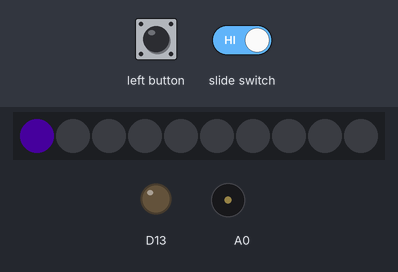
A sketch run on a simulated Adafruit Circuit Playground Express. Shown: 10 RGB LEDs in strip order, left to right, output pins drawn as LEDs (lit = HIGH), buzzer (waves = sounding). The inputs (shaded band) are chosen by the test bench. Dim RGB values are drawn brighter than linear.

Above: at 1.2 s.
1.3 s: left button pressed for 0.15 s
At 2.6 s:
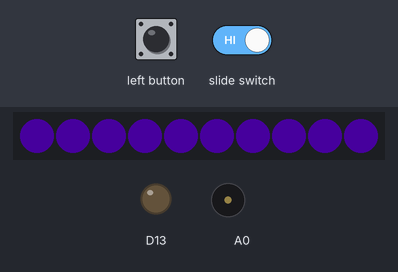
At 32.3 s:
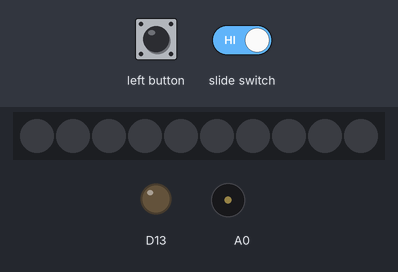
Timing chart, 0 to 32.8 s (numbered marks = the images above; inputs shaded):
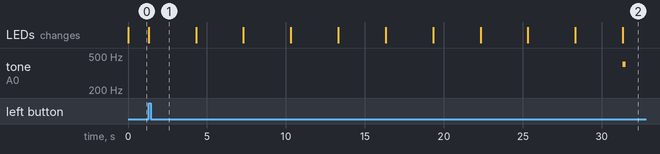

Measured:
- after the input at 1.3 s, tone on A0: silent → 399 Hz after 30.0 s, → silent 0.20 s later; the LEDs: change at once (image 1)

The sketch:

Fixed_Using_Serial_Monitor.ino
```cpp
#include <Adafruit_CircuitPlayground.h>
#include <Adafruit_Circuit_Playground.h>

int timer=30000; //sets timer to 30,000ms = 30sec
void setup() {
  CircuitPlayground.begin();
  //Setting up the ButtonA & Slider as inputs
  pinMode(4, INPUT_PULLDOWN);
  pinMode(7, INPUT_PULLUP);
  CircuitPlayground.setBrightness(48); //Brightness can be set from 1 to 255
}

void loop() {
  //Declaring variables for program
  int timer = 30000; //sets timer to 30sec
  int num_pixels = 10; //the number of NeoPixels on the Circuit Playground Express
  int count_time = timer/num_pixels; //Calculates the rate at which NeoPixels will stop being lit.
  int i, j; //loop counters
  int red=68;
  int green=0;
  int blue=153;
  if(digitalRead(7)) //slider will enable the timer
  {
    if(digitalRead(4)) //button D4 starts the timer
    {
      //For loop to loop over each fading step
      for(i=9; i>=0; i--) //turns on off NeoPixels one by one
      {

        for(j=0; j <= i; j++) //turns on all NeoPixels up to current counter
        {
          CircuitPlayground.setPixelColor(j,red,green,blue); //illuminates in purple
        }
        delay(count_time); //per fade step delay
        CircuitPlayground.clearPixels(); //turns off the NeoPixels

      }
      tone(A0, 399, 200); //plays a pleasant 399Hz sound for 200ms to signal end of timer.
      CircuitPlayground.clearPixels(); //turns off the NeoPixels
    }
    else{
      CircuitPlayground.setPixelColor(j, red, green, blue);
    }
  }
}
```
